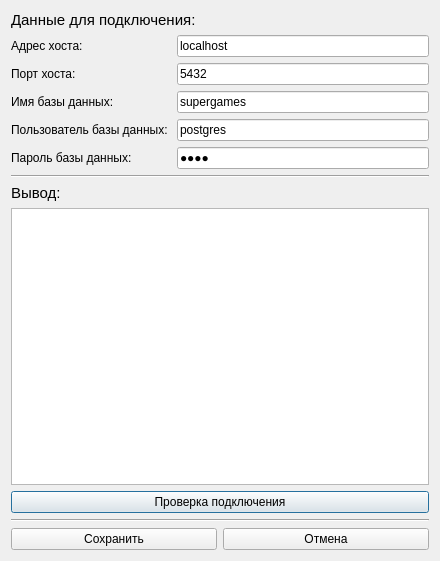
<?xml version="1.0" encoding="UTF-8"?>
<ui version="4.0">
 <class>ConnectionDialog</class>
 <widget class="QDialog" name="ConnectionDialog">
  <property name="geometry">
   <rect>
    <x>0</x>
    <y>0</y>
    <width>440</width>
    <height>561</height>
   </rect>
  </property>
  <property name="windowTitle">
   <string>Подключение к SuperGames</string>
  </property>
  <layout class="QVBoxLayout" name="verticalLayout_2">
   <item>
    <layout class="QVBoxLayout" name="verticalLayout">
     <item>
      <widget class="QLabel" name="formTitle">
       <property name="font">
        <font>
         <pointsize>11</pointsize>
        </font>
       </property>
       <property name="text">
        <string>Данные для подключения:</string>
       </property>
      </widget>
     </item>
     <item>
      <layout class="QHBoxLayout" name="horizontalLayout">
       <item>
        <widget class="QLabel" name="hostFieldTitle">
         <property name="minimumSize">
          <size>
           <width>160</width>
           <height>0</height>
          </size>
         </property>
         <property name="text">
          <string>Адрес хоста:</string>
         </property>
        </widget>
       </item>
       <item>
        <widget class="QLineEdit" name="hostField">
         <property name="text">
          <string>localhost</string>
         </property>
        </widget>
       </item>
      </layout>
     </item>
     <item>
      <layout class="QHBoxLayout" name="horizontalLayout_2">
       <item>
        <widget class="QLabel" name="portFieldTitle">
         <property name="minimumSize">
          <size>
           <width>160</width>
           <height>0</height>
          </size>
         </property>
         <property name="text">
          <string>Порт хоста:</string>
         </property>
        </widget>
       </item>
       <item>
        <widget class="QLineEdit" name="portField">
         <property name="text">
          <string>5432</string>
         </property>
        </widget>
       </item>
      </layout>
     </item>
     <item>
      <layout class="QHBoxLayout" name="horizontalLayout_3">
       <item>
        <widget class="QLabel" name="dbNameFieldTitle">
         <property name="minimumSize">
          <size>
           <width>160</width>
           <height>0</height>
          </size>
         </property>
         <property name="text">
          <string>Имя базы данных:</string>
         </property>
        </widget>
       </item>
       <item>
        <widget class="QLineEdit" name="dbNameField">
         <property name="text">
          <string>supergames</string>
         </property>
        </widget>
       </item>
      </layout>
     </item>
     <item>
      <layout class="QHBoxLayout" name="horizontalLayout_4">
       <item>
        <widget class="QLabel" name="dbUserFieldTitle">
         <property name="minimumSize">
          <size>
           <width>160</width>
           <height>0</height>
          </size>
         </property>
         <property name="text">
          <string>Пользователь базы данных:</string>
         </property>
        </widget>
       </item>
       <item>
        <widget class="QLineEdit" name="dbUserField">
         <property name="text">
          <string>postgres</string>
         </property>
        </widget>
       </item>
      </layout>
     </item>
     <item>
      <layout class="QHBoxLayout" name="horizontalLayout_5">
       <item>
        <widget class="QLabel" name="dbPasswordFieldTitle">
         <property name="minimumSize">
          <size>
           <width>160</width>
           <height>0</height>
          </size>
         </property>
         <property name="text">
          <string>Пароль базы данных:</string>
         </property>
        </widget>
       </item>
       <item>
        <widget class="QLineEdit" name="dbPasswordField">
         <property name="text">
          <string>1234</string>
         </property>
         <property name="echoMode">
          <enum>QLineEdit::Password</enum>
         </property>
        </widget>
       </item>
      </layout>
     </item>
    </layout>
   </item>
   <item>
    <widget class="Line" name="line_2">
     <property name="orientation">
      <enum>Qt::Horizontal</enum>
     </property>
    </widget>
   </item>
   <item>
    <widget class="QLabel" name="outputTitle">
     <property name="font">
      <font>
       <pointsize>11</pointsize>
      </font>
     </property>
     <property name="text">
      <string>Вывод:</string>
     </property>
    </widget>
   </item>
   <item>
    <widget class="QTextEdit" name="connectionOutput">
     <property name="documentTitle">
      <string>Вывод</string>
     </property>
     <property name="readOnly">
      <bool>true</bool>
     </property>
    </widget>
   </item>
   <item>
    <widget class="QPushButton" name="testConnectionButton">
     <property name="text">
      <string>Проверка подключения</string>
     </property>
    </widget>
   </item>
   <item>
    <widget class="Line" name="line">
     <property name="orientation">
      <enum>Qt::Horizontal</enum>
     </property>
    </widget>
   </item>
   <item>
    <layout class="QHBoxLayout" name="horizontalLayout_6">
     <item>
      <widget class="QPushButton" name="pushButtonSave">
       <property name="text">
        <string>Сохранить</string>
       </property>
      </widget>
     </item>
     <item>
      <widget class="QPushButton" name="pushButtonCancel">
       <property name="text">
        <string>Отмена</string>
       </property>
      </widget>
     </item>
    </layout>
   </item>
  </layout>
 </widget>
 <resources/>
 <connections/>
</ui>
